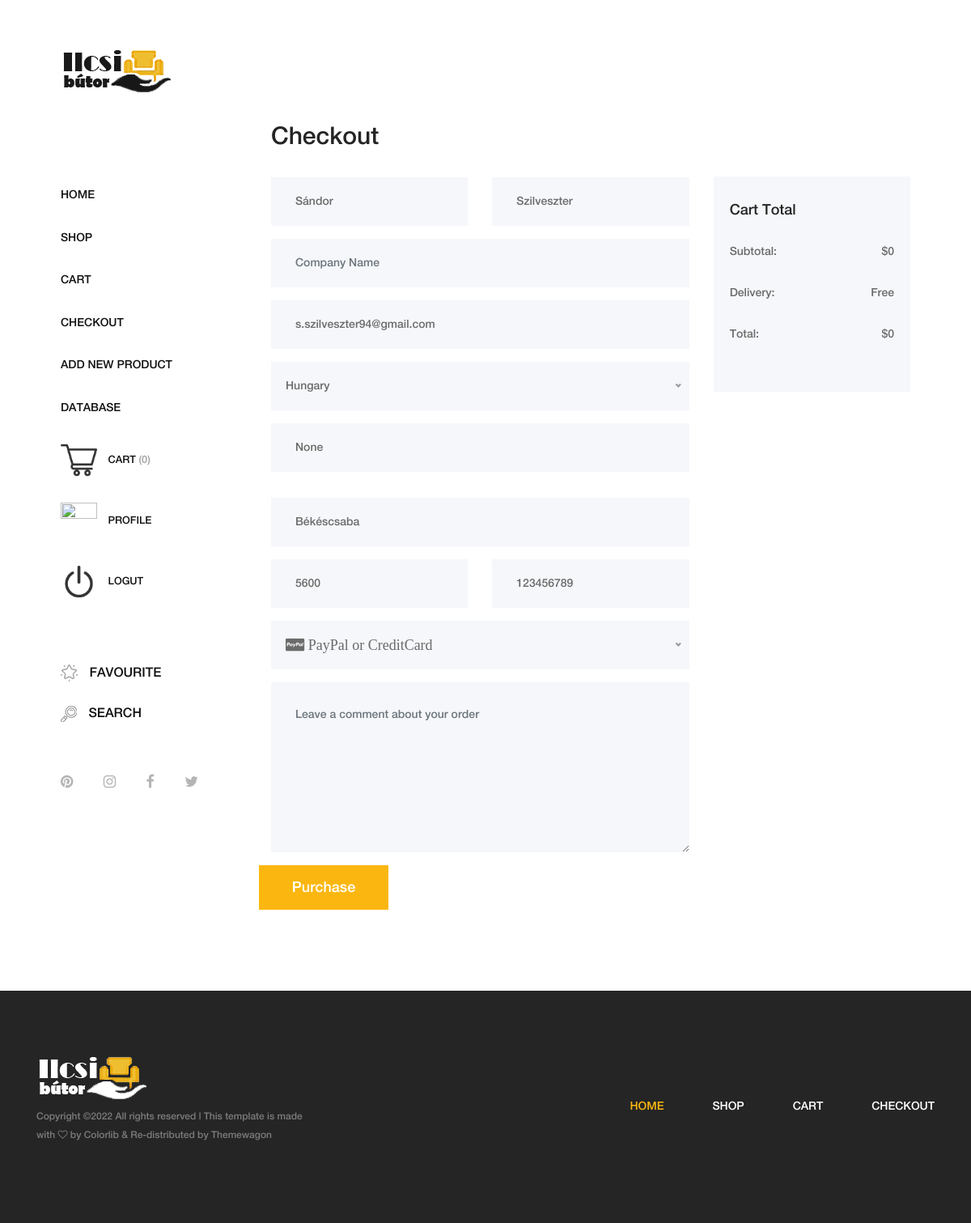
Page /checkout (signed in) on the committed database.
### main.py (models this page shows)
class Profile(db.Model):
    __tablename__ = "profile"
    id = db.Column(db.Integer, primary_key=True)
    profile_id = db.Column(db.Integer, db.ForeignKey("users.id"))
    profile_owner = relationship("User", back_populates="profile")
    first_name = db.Column(db.String(250), nullable=True)
    last_name = db.Column(db.String(250), nullable=True)
    country = db.Column(db.String(250), nullable=True)
    company_name = db.Column(db.String(250), nullable=True)
    address = db.Column(db.String(250), nullable=True)
    city = db.Column(db.String(250), nullable=True)
    zip_code = db.Column(db.String(250), nullable=True)
    email = db.Column(db.String(250), nullable=True)
    phone_number = db.Column(db.String(250), nullable=True)

### main.py (the view, shortened to what this page needs)
@app.route("/checkout", methods=["POST", "GET"])
def checkout():
    user_id = 1
    products_in_cart = cart_summary()
    try:
        user_id = current_user.id
    except AttributeError:
        pass
    cart_product = Cart.query.filter_by(owner_id=user_id)
    address = Profile.query.filter_by(profile_id=user_id).first()
    price = summary(cart_product)
    return render_template("checkout.html", address=address,
                           current_user=current_user,
                           price=price, products_in_cart=products_in_cart)

### main.py (called while the page is built)
def cart_summary():
    user_id = 1
    try:
        user_id = current_user.id
    except AttributeError:
        pass
    cart_product = Cart.query.filter_by(owner_id=user_id)
    quantity = 0
    for i in cart_product:
        quantity += i.quantity
    return quantity

def summary(cart_product):
    price = 0
    for i in cart_product:
        price += int(i.product_price.split('$')[1]) * i.quantity
    return price

@login_manager.user_loader
def load_user(user_id):
    return User.query.get(int(user_id))

### templates/checkout.html (shortened to what this page needs)
{% include "header.html" %}
        <div class="cart-table-area section-padding-100">
            <div class="container-fluid">
                <div class="row">
                    <div class="col-12 col-lg-8">
                        <div class="checkout_details_area mt-50 clearfix">
                            <div class="cart-title">
                                <h2>Checkout</h2>
                            </div>
                            <form action="{{url_for('checkout')}}" method="post">
                                <div class="row">
                                    {% if current_user.is_authenticated %}
                                    <div class="col-md-6 mb-3">
                                        <input type="text" class="form-control" name="first_name" id="first_name" value="{{address.first_name}}" placeholder="First Name" required>
                                    </div>
                                    <div class="col-md-6 mb-3">
                                        <input type="text" class="form-control" name="last_name" id="last_name" value="{{address.last_name}}" placeholder="Last Name" required>
                                    </div>
                                    <div class="col-12 mb-3">
                                        <input type="text" class="form-control" name="company" id="company" placeholder="Company Name" value="{{address.company_name}}">
                                    </div>
                                    <div class="col-12 mb-3">
                                        <input type="email" class="form-control" name="email" id="email" placeholder="Email" required value="{{address.email}}">
                                    </div>
                                    <div class="col-12 mb-3" style="font-size:14px;" >
                                    </div>
                                    <div class="col-12 mb-3">
                                        <input type="text" class="form-control mb-3" name="street_address" id="street_address" placeholder="Address" required value="{{address.address}}">
                                    </div>
                                    <div class="col-12 mb-3">
                                        <input type="text" class="form-control" name="city" id="city" placeholder="City" required value="{{address.city}}">
                                    </div>
                                    <div class="col-md-6 mb-3">
                                        <input type="text" class="form-control" name="zipcode" id="zipcode" placeholder="Zip Code" required value="{{address.zip_code}}">
                                    </div>
                                    <div class="col-md-6 mb-3">
                                        <input type="number" class="form-control" name="phone_number" id="phone_number" placeholder="Phone No" required value="{{address.phone_number}}">
                                    </div>
                                    <div class="col-12 mb-3" style="font-size:18px;">
                                    </div>
                                    <div class="col-12 mb-3">
                                        <textarea name="comment" class="form-control w-100" id="comment" cols="30" rows="10" placeholder="Leave a comment about your order"></textarea>
                                    </div>
                                    <div class="cart-btn">
                                        {% endif %}
                                {% if current_user.is_authenticated and price > 0 %}
                                <input type="submit" class="btn amado-btn w-100" value="Purchase">
                                {% else %}
                                <a href="" type="submit" class="btn amado-btn w-100">Purchase</a>
                                {% endif %}
                                    </div>
                                </div>
                            </form>
                        </div>
                    </div>
                    <div class="col-12 col-lg-4">
                        <div class="cart-summary">
                            <h5>Cart Total</h5>
                            <ul class="summary-table">
                                {% if current_user.is_authenticated %}
                                <li><span>subtotal:</span> <span>${{price}}</span></li>
                                <li><span>delivery:</span> <span>Free</span></li>
                                <li><span>total:</span> <span>${{price}}</span></li>
                                {% else %}
                                <li><span>subtotal:</span> <span>$0.00</span></li>
                                <li><span>delivery:</span> <span>Free</span></li>
                                <li><span>total:</span> <span>$0.00</span></li>
                                {% endif %}
                            </ul>
                        </div>
                    </div>
                </div>
            </div>
        </div>
    </div>
    {% include "footer.html" %}

### static/css/core-style.css (style rules this page uses)
* { margin: 0; padding: 0; }
body { font-family: "helveticaneuemedium"; font-size: 16px; }
h1, h2, h3, h4, h5, h6 { color: #242424; line-height: 1.3; font-weight: 400; }
a { -webkit-transition: all 500ms ease 0s; transition: all 500ms ease 0s; text-decoration: none; outline: 0 solid transparent; color: #131212; font-weight: 400; font-size: 12px; }
ul, ol { margin: 0; }
ul li, ol li { list-style: none; }
.mt-50 { margin-top: 50px !important; }
.section-padding-100 { padding-top: 100px; padding-bottom: 100px; }
.amado-btn { display: inline-block; min-width: 160px; height: 55px; color: #ffffff; border: none; border-radius: 0; padding: 0 7px; font-size: 18px; line-height: 56px; background-color: #fbb710; font-weight: 400; }
.main-content-wrapper .cart-table-area { position: relative; z-index: 1; -webkit-box-flex: 0; -ms-flex: 0 0 calc(95% - 320px); flex: 0 0 calc(95% - 320px); width: calc(95% - 320px); max-width: calc(95% - 320px); }
.main-content-wrapper .cart-table-area .cart-title h2 { font-size: 30px; margin-bottom: 30px; color: #242424; }
.main-content-wrapper .cart-table-area .cart-summary { background-color: #f5f7fa; margin-top: 118px; position: relative; z-index: 1; padding: 30px 20px; }
.main-content-wrapper .cart-table-area .cart-summary h5 { font-size: 18px; margin-bottom: 0; }
.main-content-wrapper .cart-table-area .cart-summary .summary-table { margin-top: 30px; }
.main-content-wrapper .cart-table-area .cart-summary .summary-table li { display: -webkit-box; display: -ms-flexbox; display: flex; -webkit-box-pack: justify; -ms-flex-pack: justify; justify-content: space-between; margin-bottom: 30px; text-transform: capitalize; }
.main-content-wrapper .cart-table-area .cart-summary .summary-table li span { color: #6b6b6b; font-size: 14px; }
.checkout_details_area form .form-control { height: 60px; border: none; border-radius: 0; background-color: #f5f7fa; padding: 30px; color: #6b6b6b; font-size: 14px; }
.checkout_details_area form textarea.form-control { height: 210px; }

### rows in the picture
Profile: first_name "Sándor", last_name "Szilveszter", email "s.szilveszter94@gmail.com", street_address "None", city "Békéscsaba", zipcode "5600", phone_number "123456789"

### other values in the picture
{{ products_in_cart }} "0"
{{ price }} "0"
